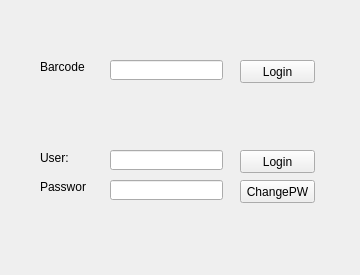
<?xml version="1.0" encoding="UTF-8"?>
<ui version="4.0">
 <class>Login</class>
 <widget class="QWidget" name="Login">
  <property name="geometry">
   <rect>
    <x>0</x>
    <y>0</y>
    <width>360</width>
    <height>275</height>
   </rect>
  </property>
  <property name="windowTitle">
   <string>Form</string>
  </property>
  <widget class="QPushButton" name="pushButton_adminlog">
   <property name="geometry">
    <rect>
     <x>240</x>
     <y>150</y>
     <width>75</width>
     <height>23</height>
    </rect>
   </property>
   <property name="text">
    <string>Login</string>
   </property>
  </widget>
  <widget class="QPushButton" name="pushButton_adminchange">
   <property name="geometry">
    <rect>
     <x>240</x>
     <y>180</y>
     <width>75</width>
     <height>23</height>
    </rect>
   </property>
   <property name="text">
    <string>ChangePW</string>
   </property>
  </widget>
  <widget class="QLineEdit" name="lineEdit_user">
   <property name="geometry">
    <rect>
     <x>110</x>
     <y>150</y>
     <width>113</width>
     <height>20</height>
    </rect>
   </property>
  </widget>
  <widget class="QLineEdit" name="lineEdit_password">
   <property name="geometry">
    <rect>
     <x>110</x>
     <y>180</y>
     <width>113</width>
     <height>20</height>
    </rect>
   </property>
  </widget>
  <widget class="QLabel" name="label_user">
   <property name="geometry">
    <rect>
     <x>40</x>
     <y>150</y>
     <width>31</width>
     <height>16</height>
    </rect>
   </property>
   <property name="text">
    <string>User:</string>
   </property>
   <property name="scaledContents">
    <bool>false</bool>
   </property>
  </widget>
  <widget class="QLabel" name="label_password">
   <property name="geometry">
    <rect>
     <x>40</x>
     <y>180</y>
     <width>46</width>
     <height>13</height>
    </rect>
   </property>
   <property name="text">
    <string>Password:</string>
   </property>
  </widget>
  <widget class="QLineEdit" name="lineEdit_barcode">
   <property name="geometry">
    <rect>
     <x>110</x>
     <y>60</y>
     <width>113</width>
     <height>20</height>
    </rect>
   </property>
  </widget>
  <widget class="QPushButton" name="pushButton_readlog">
   <property name="geometry">
    <rect>
     <x>240</x>
     <y>60</y>
     <width>75</width>
     <height>23</height>
    </rect>
   </property>
   <property name="text">
    <string>Login</string>
   </property>
  </widget>
  <widget class="QLabel" name="label_barcode">
   <property name="geometry">
    <rect>
     <x>40</x>
     <y>60</y>
     <width>46</width>
     <height>13</height>
    </rect>
   </property>
   <property name="text">
    <string>Barcode</string>
   </property>
  </widget>
 </widget>
 <resources/>
 <connections/>
</ui>
